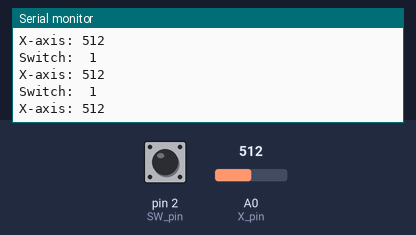
This sketch was run on a simulated Arduino Uno, built with avr-gcc and run on an emulated ATmega328P. Parts: the last lines printed to the serial monitor. The test bench sets the inputs (shaded band); at power-on: A0 (X_pin) = 512, pin 2 (SW_pin) HIGH.

Above: at 1.3 s.
1.4 s: A0 (X_pin) set to 716
At 1.81 s:
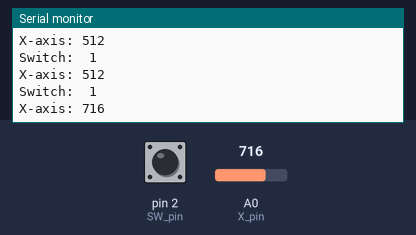
2.9 s: pin 2 (SW_pin) pulled LOW for 0.6 s
5.0 s: A0 (X_pin) set to 900
At 5.32 s:
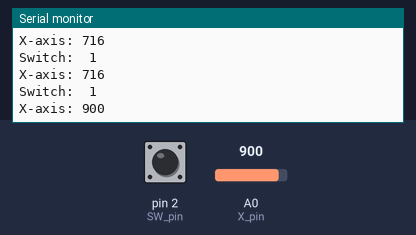
Timing chart, 0 to 8.0 s (numbered marks = the images above; inputs shaded):
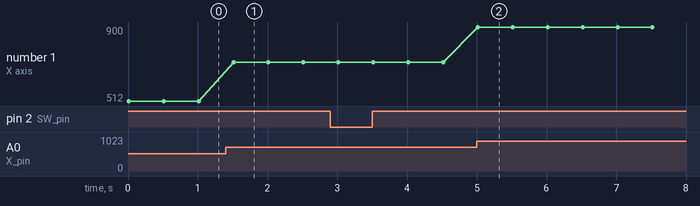

Measured:
- after the input at 1.4 s, the serial monitor: prints a new line after 0.11 s (image 1)
- after the input at 5.0 s, the serial monitor: prints a new line at once (image 2)
- plotted number 1: 512 → 716 after the input at 1.4 s, 716 → 900 after the input at 5.0 s

The sketch:

raw_joystick_serial.ino
```cpp
// Arduino pin numbers
const int SW_pin = 2; // digital pin connected to switch output
const int X_pin = 0; // analog pin connected to X output
//const int Y_pin = 1; // analog pin connected to Y output

void setup() {
  pinMode(SW_pin, INPUT);
  digitalWrite(SW_pin, HIGH);
  Serial.begin(9600);
}

void loop() {
  Serial.print("Switch:  ");
  Serial.print(digitalRead(SW_pin));
  Serial.print("\n");
  Serial.print("X-axis: ");
  Serial.print(analogRead(X_pin));
//  Serial.print("\n");
//  Serial.print("Y-axis: ");
//  Serial.println(analogRead(Y_pin));
  Serial.print("\n\n");
  delay(500);
}
```
